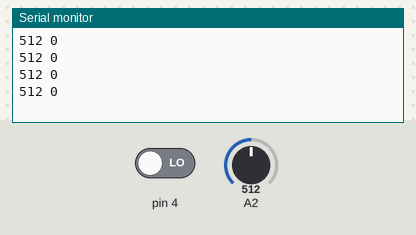
Bench run of a sketch on a simulated Arduino Uno, built with avr-gcc and run on an emulated ATmega328P. Shown: the last lines printed to the serial monitor. The inputs (shaded band) are chosen by the test bench; at power-on: A2 = 512, pin 4 LOW.

Above: at 1.2 s.
1.3 s: A2 set to 716
At 1.71 s:
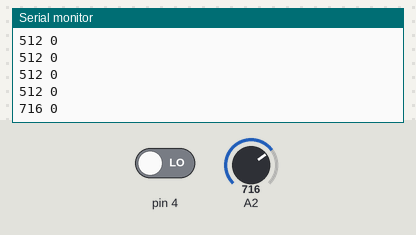
2.8 s: pin 4 driven HIGH
At 3.21 s:
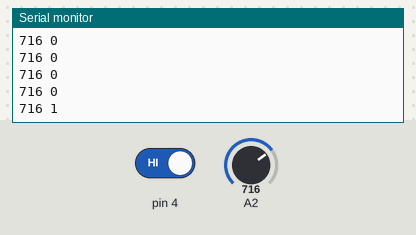
4.3 s: A2 set to 900
At 4.41 s:
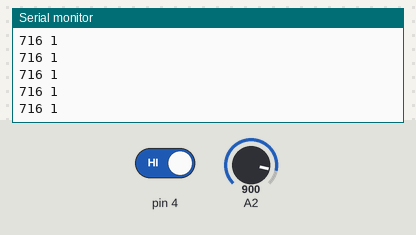
5.8 s: pin 4 driven LOW
At 6.21 s:
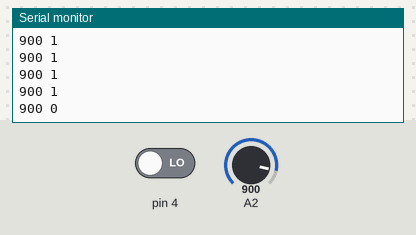
Timing chart, 0 to 8.3 s (numbered marks = the images above; inputs shaded):
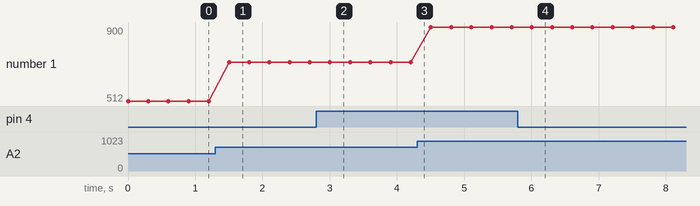

The sketch:

sensor-suara.ino
```cpp
void setup() {
  // put your setup code here, to run once:
  Serial.begin(9600);
}

void loop() {
  // put your main code here, to run repeatedly:
  int aSensorReading = analogRead(A2);
  bool dSensorReading = digitalRead(4);

  Serial.print(aSensorReading);
  Serial.print(" ");
  Serial.println(dSensorReading);

  delay(300);
}
```

Measured:
- after the input at 1.3 s, the serial monitor: prints a new line after 0.20 s (image 1)
- after the input at 2.8 s, the serial monitor: prints a new line after 0.20 s (image 2)
- after the input at 5.8 s, the serial monitor: prints a new line after 0.21 s (image 4)
- plotted number 1: 512 → 716 after the input at 1.3 s, 716 → 900 after the input at 4.3 s
